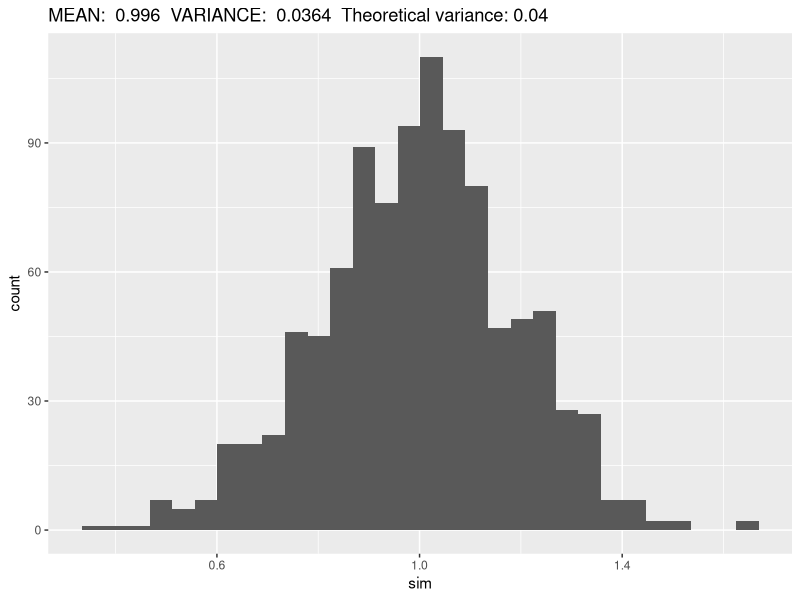
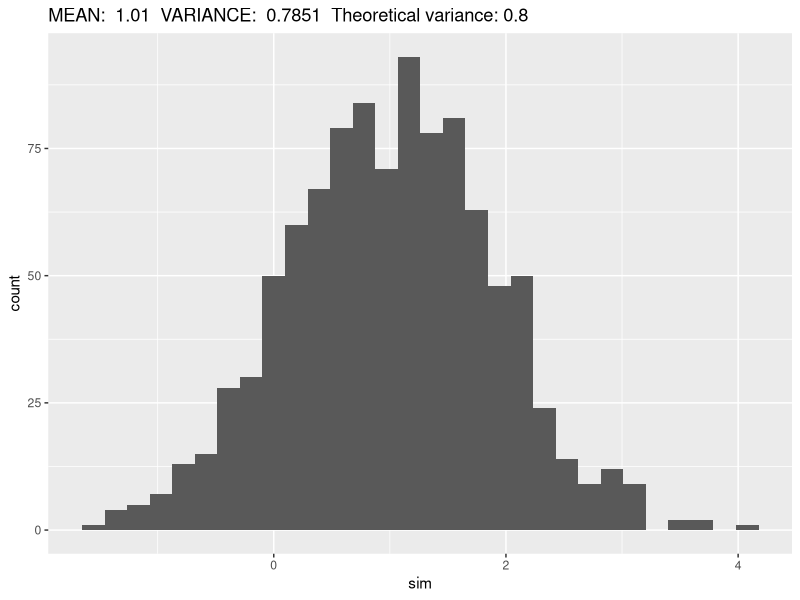
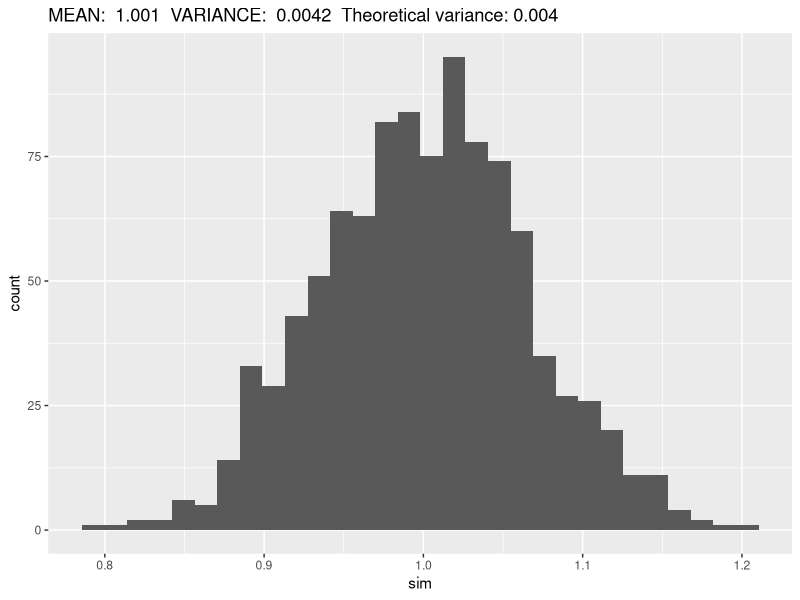
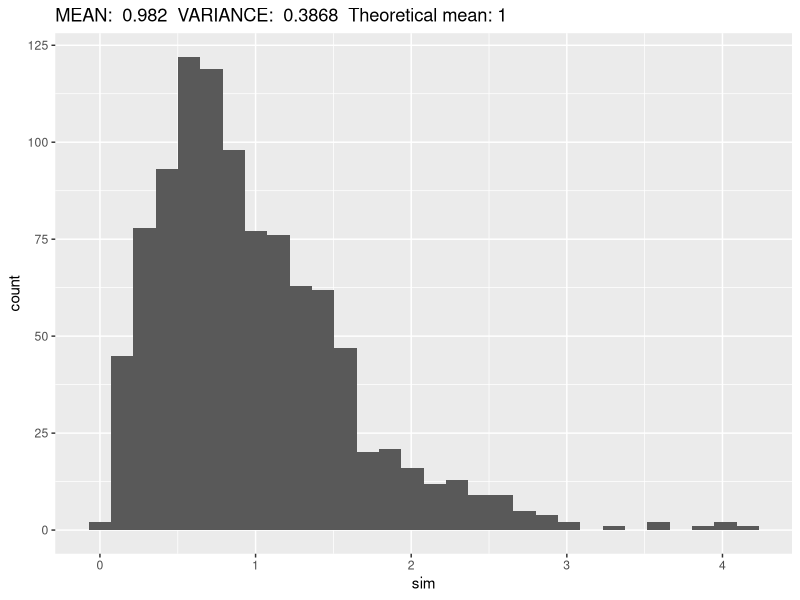
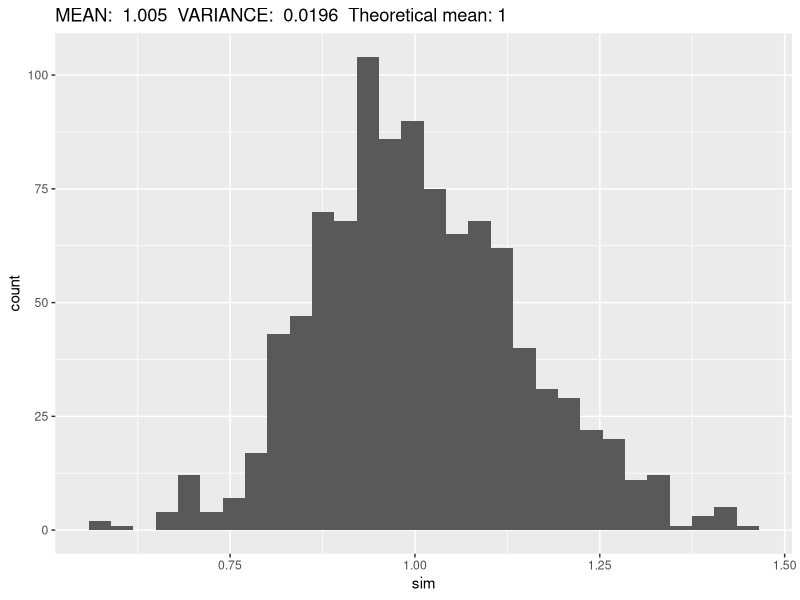
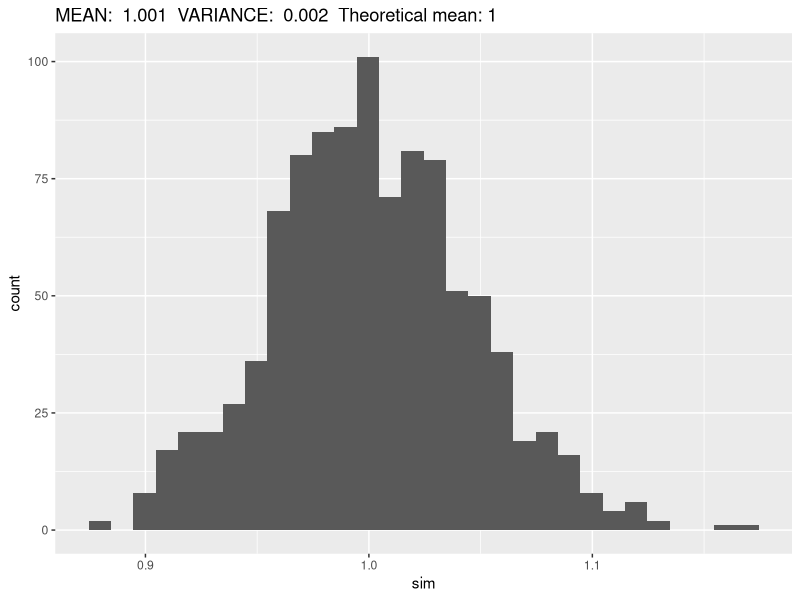

Generate these figures, in order, with R:
## ---- chunk 1
knitr::opts_chunk$set(
  collapse = TRUE,
  comment = "#>"
)
## ---- chunk 2
## SETUP

library(tidyverse)

#' Mean simulation function
#'
#' Creates n normal variables and then calculates their mean
#'
#' @param iter ignore this
#' @param n    Number of normal variables to create
#' @param mean mean of the normal variable
#' @param sd   standard deviation of the normal variable
#'
normmean <- function(iter, n, mean, sd){
  mean(rnorm(n = n,
             mean = mean,
             sd =  sd))
}
#' Repetitive mean simulation function
#' 
#' Create r means of a random normal variable
#'
#' @param r    Number of means to create
#' @param n    umber of normal variables used in each mean
#' @param mean see above
#' @param sd   see above
#'
normmean_simulation <- function(r, n, mean, sd){
  map_dbl(.x = 1:r,
          .f = normmean,
          n = n,
          mean = mean,
          sd = sd)
}


## ---- chunk 3
## Generate 1000 normal variable means
sim <- normmean_simulation(r = 1000,
                           n = 100, mean = 1, sd = 2 )

## Histogram
ggplot(mapping = aes(x = sim)) +
  geom_histogram(bins = 30) +
  labs(title = paste("MEAN: ", round(mean(sim),digits = 3),
                     " VARIANCE: ", round(var(sim),digits = 4),
                     " Theoretical variance:", 4/100))

## ---- chunk 4
## Generate 1000 normal variable means
sim <- normmean_simulation(r = 1000,
                           n = 5, mean = 1, sd = 2 )

## Histogram
ggplot(mapping = aes(x = sim)) +
  geom_histogram(bins = 30) +
  labs(title = paste("MEAN: ", round(mean(sim),digits = 3),
                     " VARIANCE: ", round(var(sim),digits = 4),
                     " Theoretical variance:", 4/5))

## ---- chunk 5
## Generate 1000 normal variable means
sim <- normmean_simulation(r = 1000,
                           n = 1000, mean = 1, sd = 2 )

## Histogram
ggplot(mapping = aes(x = sim)) +
  geom_histogram(bins = 30) +
  labs(title = paste("MEAN: ", round(mean(sim),digits = 3),
                     " VARIANCE: ", round(var(sim),digits = 4),
                     " Theoretical variance:", 4/1000))

## ---- chunk 6

#' Create random chi squared variable
#'
#' @param iter ignore this
#' @param df   degrees of freedom of the chi squared variable
#' @param mean mean of the underlying normal variables
#' @param sd   standard deviation of the underlying normal variables
#'
random_chisq <- function(iter, df, mean, sd){
  sum(rnorm(n = df,
            mean = mean,
            sd =  sd)^2)
}

#' Mean simulation function
#'
#' Creates n chi squared variables and then calculates their mean
#'
#' @param iter ignore this
#' @param n    Number of chi squared variables to create
#' @param df   degrees of freedom of the chi squared variable
#' @param mean mean of the underlying normal variables
#' @param sd   standard deviation of the underlying normal variables
#' 
chimean <- function(iter, df, n, mean, sd){
  mean(map_dbl(1:n,
               .f = random_chisq,
               df = df,
               mean = mean,
               sd = sd))
  
}

#' Repetitive mean simulation function
#' 
#' Create r means of a random chi squared variable
#'
#' @param r    Number of means to create
#' @param df   see above
#' @param n    number of normal variables used in each mean
#' @param mean see above
#' @param sd   see above
#'
chi_simulation <- function(r, df, n, mean, sd){
  map_dbl(.x = 1:r,
          .f = chimean,
          df = df,
          n = n,
          mean = mean,
          sd = sd)
}
## ---- chunk 7
## Generate 1000 chi^2 variable means
sim <- chi_simulation(r = 1000,
                      n = 5,
                      df = 1, mean = 0, sd = 1 )

## Histogram
ggplot(mapping = aes(x = sim)) +
  geom_histogram(bins = 30) +
  labs(title = paste("MEAN: ", round(mean(sim),digits = 3),
                     " VARIANCE: ", round(var(sim),digits = 4),
                     " Theoretical mean:", 1))

## ---- chunk 8
## Generate 1000 chi^2 variable means
sim <- chi_simulation(r = 1000,
                      n = 100,
                      df = 1, mean = 0, sd = 1 )

## Histogram
ggplot(mapping = aes(x = sim)) +
  geom_histogram(bins = 30) +
  labs(title = paste("MEAN: ", round(mean(sim),digits = 3),
                     " VARIANCE: ", round(var(sim),digits = 4),
                     " Theoretical mean:", 1))

## ---- chunk 9
## Generate 1000 chi^2 variable means
sim <- chi_simulation(r = 1000,
                      n = 1000,
                      df = 1, mean = 0, sd = 1 )

## Histogram
ggplot(mapping = aes(x = sim)) +
  geom_histogram(bins = 30) +
  labs(title = paste("MEAN: ", round(mean(sim),digits = 3),
                     " VARIANCE: ", round(var(sim),digits = 4),
                     " Theoretical mean:", 1))

## ---- chunk 10
#' Hypothesis test for mean of chi squared random variables
#'
#' Creates n random chi squared variables of df 1 and tests the
#' H0 whether their mean is equal to 1
#'
#' @param iter ignore
#' @param n    sample size
#'
hyptest <- function(iter, n){
  ## Generate n chi squared variables
  sim <- map_dbl(.x = 1:n,
          .f = random_chisq,
          df = 1,
          mean = 0,
          sd = 1)
  ## Do a t-test with mu = 1
  t.test(sim, mu=1)$p.value
}
## ---- chunk 11
## Do 1000 hypothesis tests
result_5 <- map_dbl(1:1000,
        .f = hyptest,
        n = 5)

## Fraction of significant tests
mean(result_5 < 0.05)
## ---- chunk 12
## Do 1000 hypothesis tests
result_100 <- map_dbl(1:100,
        .f = hyptest,
        n = 100)

## Fraction of significant tests
mean(result_100 < 0.05)
## ---- chunk 13
## Do 1000 hypothesis tests
result_1000 <- map_dbl(1:100,
        .f = hyptest,
        n = 1000)

## Fraction of significant tests
mean(result_1000 < 0.05)
